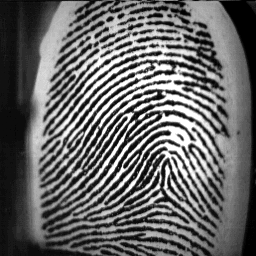
#> input picture FP DB (subset)/1_1.BMP, 256 x 256 px, found by its file name
$ python FpSegmentator.py   (older library calls are emulated)
#> lines starting #> are read from the running program, lines starting #| are printed output that depends on the picture
#> further down, img is the input picture: shape (256, 256); min 0, max 255, mean 102.5
import cv2
import numpy as np
import math

#-----------------------------
class FpSegmentator:
    def __init__(self, bs = 8):
        self.blockSize = bs

    def segment(self, fpImg):
        print("Stub - Fingerprint segmentation")                #stub
        print("   Input - a fingerprint image")                 #stub
        print("   Output - a segmented image")                  #stub
        print("   Output - a mask image (region-of-interest)")  #stub
        segmentedImg = fpImg                                    #stub
        maskImg = fpImg                                         #stub
        # kernely = np.array([[1,1,1],[0,0,0],[-1,-1,-1]])
        # kernelx = np.array([[1,0,-1],[1,0,-1],[1,0,-1]])

        #sobel
        kernely = np.array([[-3,-10,-3],[0,0,0],[3,10,3]])
        kernelx = np.array([[-3,0,3],[-10,0,10],[-3,0,3]])

        edges_x = cv2.filter2D(img,cv2.CV_8U,kernelx)
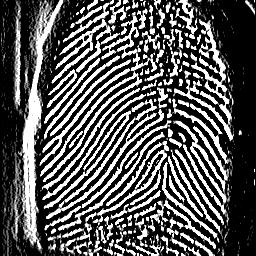
#> edges_x: shape (256, 256); min 0, max 255, mean 87.4
        edges_y = cv2.filter2D(img,cv2.CV_8U,kernely)
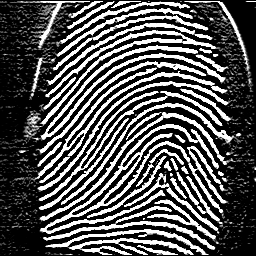
#> edges_y: shape (256, 256); min 0, max 255, mean 84.5

        rows, cols, *ch = maskImg.shape
#> rows = 256; cols = 256; ch = []
        total = 0
        sd = 0
        size = self.blockSize**2

        for row in range(0,rows, self.blockSize):
            for col in range(0,cols, self.blockSize):
                try:
                    for r in range(row,row + self.blockSize):
                        for c in range(col,col + self.blockSize):
                            total += edges_x[r,c]
                    for r in range(row,row + self.blockSize):
                        for c in range(col,col + self.blockSize):
                            sd += (edges_x[r,c] - (total//size))**2
                    x_sd = math.sqrt(sd//self.blockSize)

                    for r in range(row,row + self.blockSize):
                        for c in range(col,col + self.blockSize):
                            total += edges_y[r,c]
                    for r in range(row,row + self.blockSize):
                        for c in range(col,col + self.blockSize):
                            sd += (edges_y[r,c] - (total//size))**2
                    y_sd = math.sqrt(sd//self.blockSize)

                    if  x_sd < 200 or y_sd < 400:
                        for r in range(row,row+16):
                            for c in range(col,col+16):
                                segmentedImg[r,c] = 255

                    total = 0
                    sd = 0
                except IndexError as ie:
                    pass
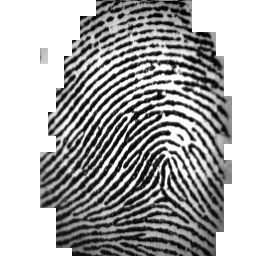
#> segmentedImg: shape (256, 256); min 0, max 255, mean 168.5
        return segmentedImg

#-----------------------------

if __name__ == "__main__":
    img = cv2.imread("FP DB (subset)/1_1.bmp", cv2.IMREAD_GRAYSCALE)
    segmentator = FpSegmentator(8)
    segmentedImg = segmentator.segment(img)
    cv2.imshow("segment", segmentedImg)
    cv2.waitKey()
    cv2.destroyAllWindows()

#-----------------------------

$ run again, with FP DB (subset)/1_2.BMP copied over FP DB (subset)/1_1.BMP
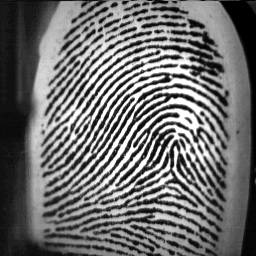
#> input picture FP DB (subset)/1_2.BMP, 256 x 256 px, found by its file name
#> img is the input picture: shape (256, 256); min 0, max 255, mean 110.1
#> in segment, `edges_y = cv2.filter2D(img,cv2.CV_8U,kernely)`:
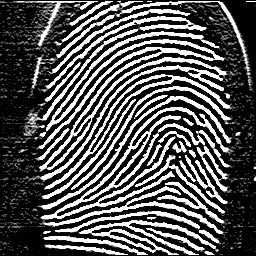
#> edges_y: shape (256, 256); min 0, max 255, mean 85.6
#> after the loop in segment, `for row in range(0,rows, self.blockSize):`:
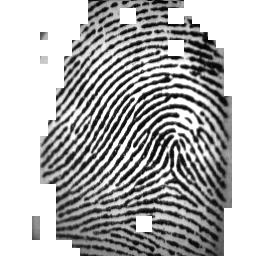
#> segmentedImg: shape (256, 256); min 0, max 255, mean 175.7

$ run again, with FP DB (subset)/1_3.BMP copied over FP DB (subset)/1_1.BMP
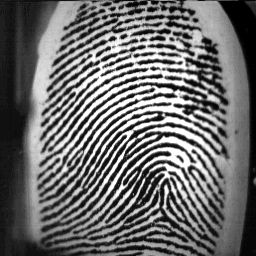
#> input picture FP DB (subset)/1_3.BMP, 256 x 256 px, found by its file name
#> img is the input picture: shape (256, 256); min 0, max 255, mean 107.9
#> in segment, `edges_y = cv2.filter2D(img,cv2.CV_8U,kernely)`:
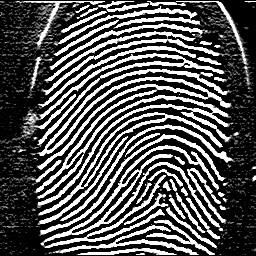
#> edges_y: shape (256, 256); min 0, max 255, mean 85.5
#> after the loop in segment, `for row in range(0,rows, self.blockSize):`:
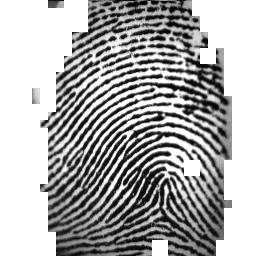
#> segmentedImg: shape (256, 256); min 0, max 255, mean 171.4

$ run again, with FP DB (subset)/1_4.BMP copied over FP DB (subset)/1_1.BMP
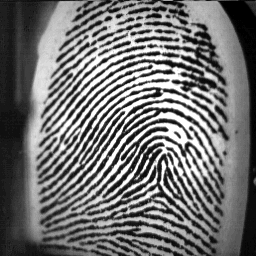
#> input picture FP DB (subset)/1_4.BMP, 256 x 256 px, found by its file name
#> img is the input picture: shape (256, 256); min 0, max 255, mean 114
#> in segment, `edges_y = cv2.filter2D(img,cv2.CV_8U,kernely)`:
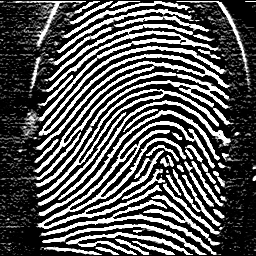
#> edges_y: shape (256, 256); min 0, max 255, mean 85.9
#> after the loop in segment, `for row in range(0,rows, self.blockSize):`:
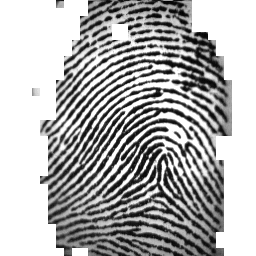
#> segmentedImg: shape (256, 256); min 0, max 255, mean 176.2
